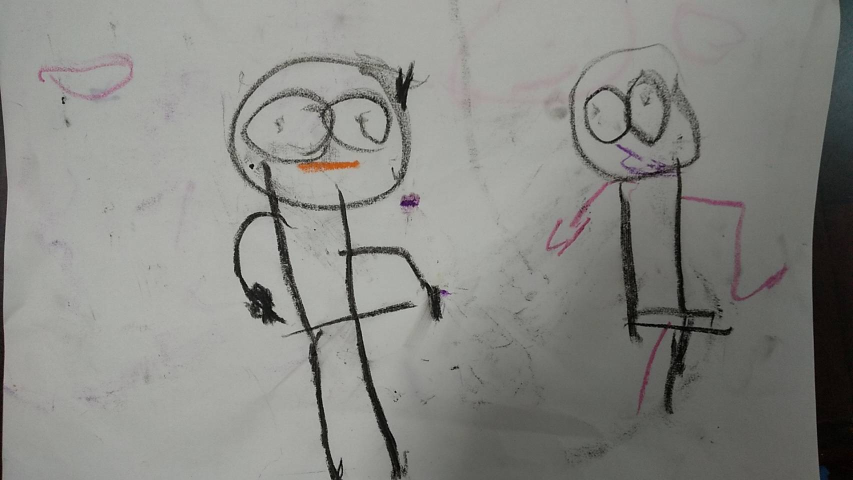
#> input picture images/1613635278594.jpg, 1706 x 960 px (shown at 1/2 size)
$ python draw_bbox.py
#> lines starting #> are read from the running program, lines starting #| are printed output that depends on the picture; after the words box and inside, x2 and y2 are one past the last pixel; in counts of white or black regions, pixels touching at a corner belong together
import cv2
import os

file_name = "images/1613635278594.jpg"

annotations = [{"label":"dad", "bbox":(450, 100, 920, 950)}, {"label":"mam", "bbox":(1080, 90, 1575, 825)}]

def draw_bbox(img, left_top, right_bottom, color = (0, 0, 0), label = None):
    fontFace = cv2.FONT_HERSHEY_SCRIPT_SIMPLEX
    cv2.rectangle(img, left_top, right_bottom, color, thickness = 1)
    retval, baseLine = cv2.getTextSize(label, fontFace, 8, 1)
    cv2.putText(img, label, left_top, fontFace, 1, color)


def main():
    img = cv2.imread(file_name)
#> img is the input picture: shape (960, 1706, 3); mean B, G, R 132.3, 136.6, 136.2
    out_file_name = os.path.splitext(file_name)[0] + "_out.jpg"

    for anno in annotations:
        left, top, right, bottom = anno["bbox"]
        draw_bbox(img, (left, top), (right, bottom), color = (128, 128, 0), label = anno["label"])
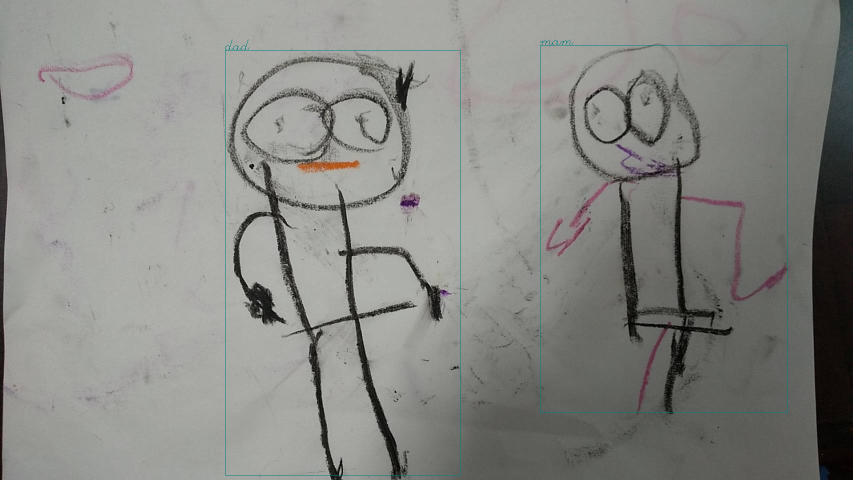
#> img: shape (960, 1706, 3) (shown at 1/2 size); 0.33% of pixels changed, all inside (x1, y1, x2, y2) = (450, 79, 1576, 951)

    cv2.imwrite(out_file_name, img)

if __name__=="__main__":
    main()
